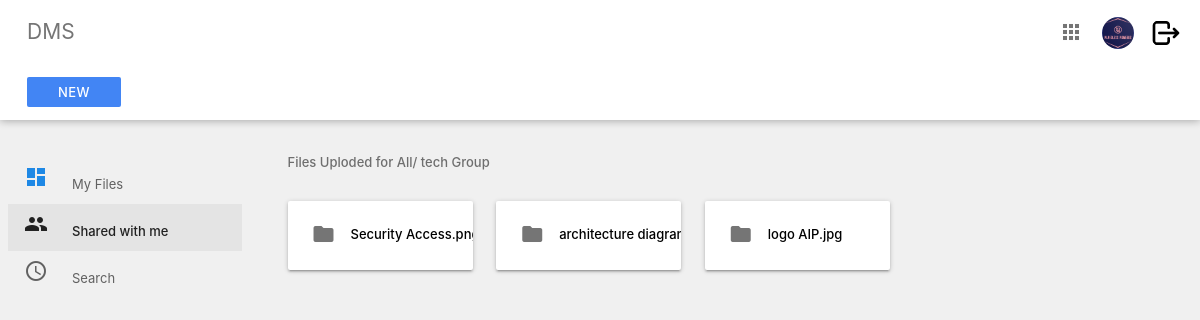
The page /index/shared/ (signed in) on the database as committed earlier.
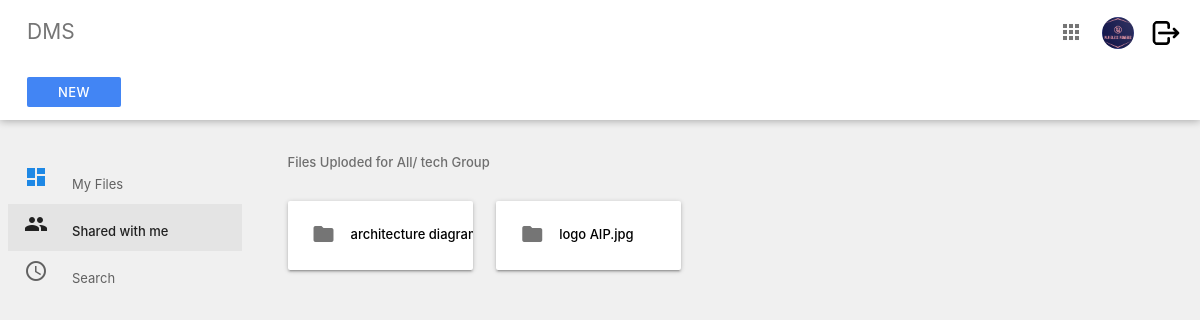
The same page on the database as committed later.
### System/models.py (models this page shows, shortened)
class Files(models.Model):
    groupchoices = models.TextChoices('groupchoices', 'management all accounting sales tech')
    name = models.CharField(max_length=100)
    org_name = models.CharField(max_length=100, blank=True, null=True)
    extension = models.CharField(max_length=10, blank=True, null=True)
    file = models.FileField(upload_to='files/')
    group = models.CharField(max_length=100,
                             default='all',
                             choices=groupchoices.choices)
    uploaded_by = models.ForeignKey(User, on_delete=models.SET_NULL, null=True, blank=True)
    version = models.IntegerField(default='1')
    active = models.BooleanField(default=True)
    created_at = models.DateTimeField(auto_now_add=True)
    new_version = models.BooleanField(default=False)
    @property
    def fileURL(self):
        try:
            url = self.file.url
        except:
            url = None
        return url

class Version_control(models.Model):
    groupchoices = models.TextChoices('groupchoices', 'management all accounting sales tech')
    name = models.CharField(max_length=100)
    file = models.FileField(upload_to='files/version/')
    org_name = models.CharField(max_length=100, blank=True, null=True)
    extension = models.CharField(max_length=10, blank=True, null=True)
    version = models.IntegerField(default='2')
    prev_version = models.ForeignKey(Files, on_delete=models.SET_NULL, null=True, blank=True)
    pre_ver_control = models.ForeignKey('self', on_delete=models.SET_NULL, null=True, blank=True)
    group = models.CharField(max_length=100,
                             default='all',
                             choices=groupchoices.choices)
    uploaded_by = models.ForeignKey(User, on_delete=models.SET_NULL, null=True, blank=True)
    created_at = models.DateTimeField(auto_now_add=True)
    new_version = models.BooleanField(default=False)
    @property
    def fileURL(self):
        try:
            url = self.file.url
        except:
            url = None
        return url

### System/views.py (the view)
# urls.py: path("shared/", views.for_me, name="shared"),
@login_required(login_url='login')
def for_me(request):
    profile = UserInfo.objects.get(user=request.user)
    files = Files.objects.filter(Q(group=profile.group) | Q(group="all") & Q(new_version=False))
    new_ver = Version_control.objects.filter(Q(group=profile.group) | Q(group="all") & Q(new_version=False))
    if files.count() == 0:
        context = {'data1': new_ver, 'shared':'shared','user':profile}
    if new_ver.count() == 0:
        context = {'data': files, 'shared':'shared','user':profile}
    if new_ver.count() > 0 and files.count() > 0:
        context = {'data': files, 'data1': new_ver, 'shared':'shared', 'user':profile}
    return render(request, 'dms/with_me.html', context)

### Users/models.py (called while the page is built)
    @property
    def imageURL(self):
        try:
            url = self.image.url
        except:
            url = '/media/placeholder.png'
        return url

### template/dms/with_me.html (shortened to what this page needs)
{% extends  'dms/section/main.html'%}
{% load static %}
{% block content %}
    <div class="main">
      <div class="container-fluid">
        <p class="subheader">Files Uploded for All/ {{user.group}} Group</p>
        {% if data %}
        {% for d in data %}
        <div class="card-panel folder">
          <a href="{% url 'view' pk=d.id type='file' %}">
            <i class=" material-icons left">folder</i>
          </a>
          <div class="tooltip"><a href="{{d.fileURL}}" style="text-decoration: none;color: black; overflow: hidden;" onMouseOver="this.style.color='blue'"
            onMouseOut="this.style.color='black'">{{d.org_name}}.{{d.extension}}
           </a> <span class="tooltiptext">Version : {{d.version}}</span>
          </div>
        </div>
        {%endfor%}
        {%endif%}
        {% if data1 %}
        {% for d in data1 %}
        <div class="card-panel folder">
          <a href="{% url 'view' pk=d.id type='version' %}">
            <i class=" material-icons left">folder</i>
          </a>
          <div class="tooltip"><a href="{{d.fileURL}}" style="text-decoration: none;color: black; overflow: hidden;" onMouseOver="this.style.color='blue'"
            onMouseOut="this.style.color='black'">{{d.org_name}}.{{d.extension}}
           </a> <span class="tooltiptext">Version : {{d.version}}</span>
          </div>
        </div>
        {%endfor%}
        {%endif%}
    {% endblock %}

Rows that differ between the two databases and show on the page:
no longer on this page (row edited): Files: org_name "Security Acc…"
